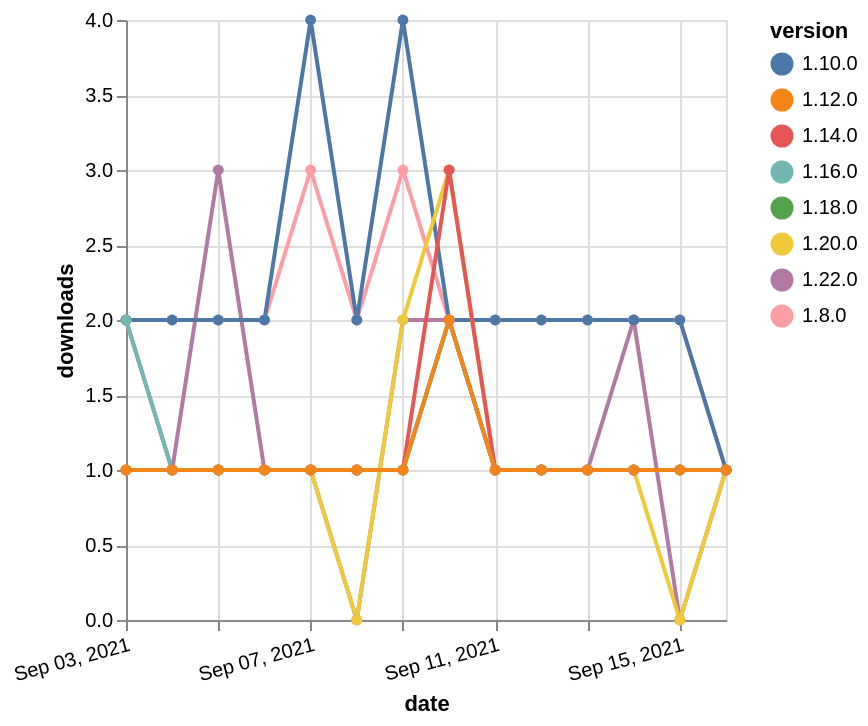

Here is the Vega-Lite specification saved for this chart:
### Vega-Lite specification from a JSON file in a GitHub repository (floating-point values rounded to 4 significant figures)
{"$schema": "https://vega.github.io/schema/vega-lite/v5.json", "description": "A simple bar chart with embedded data.", "data": {"values": [{"date": "2021-09-03", "total": 173, "delta": 1, "version": "1.18.0"}, {"date": "2021-09-04", "total": 174, "delta": 1, "version": "1.18.0"}, {"date": "2021-09-05", "total": 175, "delta": 1, "version": "1.18.0"}, {"date": "2021-09-06", "total": 176, "delta": 1, "version": "1.18.0"}, {"date": "2021-09-07", "total": 177, "delta": 1, "version": "1.18.0"}, {"date": "2021-09-08", "total": 178, "delta": 1, "version": "1.18.0"}, {"date": "2021-09-09", "total": 179, "delta": 1, "version": "1.18.0"}, {"date": "2021-09-10", "total": 181, "delta": 2, "version": "1.18.0"}, {"date": "2021-09-11", "total": 182, "delta": 1, "version": "1.18.0"}, {"date": "2021-09-12", "total": 183, "delta": 1, "version": "1.18.0"}, {"date": "2021-09-13", "total": 184, "delta": 1, "version": "1.18.0"}, {"date": "2021-09-14", "total": 185, "delta": 1, "version": "1.18.0"}, {"date": "2021-09-15", "total": 186, "delta": 1, "version": "1.18.0"}, {"date": "2021-09-16", "total": 187, "delta": 1, "version": "1.18.0"}, {"date": "2021-09-03", "total": 129, "delta": 2, "version": "1.22.0"}, {"date": "2021-09-04", "total": 130, "delta": 1, "version": "1.22.0"}, {"date": "2021-09-05", "total": 133, "delta": 3, "version": "1.22.0"}, {"date": "2021-09-06", "total": 134, "delta": 1, "version": "1.22.0"}, {"date": "2021-09-07", "total": 135, "delta": 1, "version": "1.22.0"}, {"date": "2021-09-08", "total": 135, "delta": 0, "version": "1.22.0"}, {"date": "2021-09-09", "total": 137, "delta": 2, "version": "1.22.0"}, {"date": "2021-09-10", "total": 139, "delta": 2, "version": "1.22.0"}, {"date": "2021-09-11", "total": 140, "delta": 1, "version": "1.22.0"}, {"date": "2021-09-12", "total": 141, "delta": 1, "version": "1.22.0"}, {"date": "2021-09-13", "total": 142, "delta": 1, "version": "1.22.0"}, {"date": "2021-09-14", "total": 144, "delta": 2, "version": "1.22.0"}, {"date": "2021-09-15", "total": 144, "delta": 0, "version": "1.22.0"}, {"date": "2021-09-16", "total": 145, "delta": 1, "version": "1.22.0"}, {"date": "2021-09-03", "total": 2317, "delta": 2, "version": "1.8.0"}, {"date": "2021-09-04", "total": 2319, "delta": 2, "version": "1.8.0"}, {"date": "2021-09-05", "total": 2321, "delta": 2, "version": "1.8.0"}, {"date": "2021-09-06", "total": 2323, "delta": 2, "version": "1.8.0"}, {"date": "2021-09-07", "total": 2326, "delta": 3, "version": "1.8.0"}, {"date": "2021-09-08", "total": 2328, "delta": 2, "version": "1.8.0"}, {"date": "2021-09-09", "total": 2331, "delta": 3, "version": "1.8.0"}, {"date": "2021-09-10", "total": 2333, "delta": 2, "version": "1.8.0"}, {"date": "2021-09-11", "total": 2335, "delta": 2, "version": "1.8.0"}, {"date": "2021-09-12", "total": 2337, "delta": 2, "version": "1.8.0"}, {"date": "2021-09-13", "total": 2339, "delta": 2, "version": "1.8.0"}, {"date": "2021-09-14", "total": 2341, "delta": 2, "version": "1.8.0"}, {"date": "2021-09-15", "total": 2343, "delta": 2, "version": "1.8.0"}, {"date": "2021-09-16", "total": 2344, "delta": 1, "version": "1.8.0"}, {"date": "2021-09-03", "total": 2457, "delta": 2, "version": "1.10.0"}, {"date": "2021-09-04", "total": 2459, "delta": 2, "version": "1.10.0"}, {"date": "2021-09-05", "total": 2461, "delta": 2, "version": "1.10.0"}, {"date": "2021-09-06", "total": 2463, "delta": 2, "version": "1.10.0"}, {"date": "2021-09-07", "total": 2467, "delta": 4, "version": "1.10.0"}, {"date": "2021-09-08", "total": 2469, "delta": 2, "version": "1.10.0"}, {"date": "2021-09-09", "total": 2473, "delta": 4, "version": "1.10.0"}, {"date": "2021-09-10", "total": 2475, "delta": 2, "version": "1.10.0"}, {"date": "2021-09-11", "total": 2477, "delta": 2, "version": "1.10.0"}, {"date": "2021-09-12", "total": 2479, "delta": 2, "version": "1.10.0"}, {"date": "2021-09-13", "total": 2481, "delta": 2, "version": "1.10.0"}, {"date": "2021-09-14", "total": 2483, "delta": 2, "version": "1.10.0"}, {"date": "2021-09-15", "total": 2485, "delta": 2, "version": "1.10.0"}, {"date": "2021-09-16", "total": 2486, "delta": 1, "version": "1.10.0"}, {"date": "2021-09-03", "total": 206, "delta": 1, "version": "1.20.0"}, {"date": "2021-09-04", "total": 207, "delta": 1, "version": "1.20.0"}, {"date": "2021-09-05", "total": 208, "delta": 1, "version": "1.20.0"}, {"date": "2021-09-06", "total": 209, "delta": 1, "version": "1.20.0"}, {"date": "2021-09-07", "total": 210, "delta": 1, "version": "1.20.0"}, {"date": "2021-09-08", "total": 210, "delta": 0, "version": "1.20.0"}, {"date": "2021-09-09", "total": 212, "delta": 2, "version": "1.20.0"}, {"date": "2021-09-10", "total": 215, "delta": 3, "version": "1.20.0"}, {"date": "2021-09-11", "total": 216, "delta": 1, "version": "1.20.0"}, {"date": "2021-09-12", "total": 217, "delta": 1, "version": "1.20.0"}, {"date": "2021-09-13", "total": 218, "delta": 1, "version": "1.20.0"}, {"date": "2021-09-14", "total": 219, "delta": 1, "version": "1.20.0"}, {"date": "2021-09-15", "total": 219, "delta": 0, "version": "1.20.0"}, {"date": "2021-09-16", "total": 220, "delta": 1, "version": "1.20.0"}, {"date": "2021-09-03", "total": 191, "delta": 2, "version": "1.16.0"}, {"date": "2021-09-04", "total": 192, "delta": 1, "version": "1.16.0"}, {"date": "2021-09-05", "total": 193, "delta": 1, "version": "1.16.0"}, {"date": "2021-09-06", "total": 194, "delta": 1, "version": "1.16.0"}, {"date": "2021-09-07", "total": 195, "delta": 1, "version": "1.16.0"}, {"date": "2021-09-08", "total": 196, "delta": 1, "version": "1.16.0"}, {"date": "2021-09-09", "total": 197, "delta": 1, "version": "1.16.0"}, {"date": "2021-09-10", "total": 199, "delta": 2, "version": "1.16.0"}, {"date": "2021-09-11", "total": 200, "delta": 1, "version": "1.16.0"}, {"date": "2021-09-12", "total": 201, "delta": 1, "version": "1.16.0"}, {"date": "2021-09-13", "total": 202, "delta": 1, "version": "1.16.0"}, {"date": "2021-09-14", "total": 203, "delta": 1, "version": "1.16.0"}, {"date": "2021-09-15", "total": 204, "delta": 1, "version": "1.16.0"}, {"date": "2021-09-16", "total": 205, "delta": 1, "version": "1.16.0"}, {"date": "2021-09-03", "total": 339, "delta": 1, "version": "1.14.0"}, {"date": "2021-09-04", "total": 340, "delta": 1, "version": "1.14.0"}, {"date": "2021-09-05", "total": 341, "delta": 1, "version": "1.14.0"}, {"date": "2021-09-06", "total": 342, "delta": 1, "version": "1.14.0"}, {"date": "2021-09-07", "total": 343, "delta": 1, "version": "1.14.0"}, {"date": "2021-09-08", "total": 344, "delta": 1, "version": "1.14.0"}, {"date": "2021-09-09", "total": 345, "delta": 1, "version": "1.14.0"}, {"date": "2021-09-10", "total": 348, "delta": 3, "version": "1.14.0"}, {"date": "2021-09-11", "total": 349, "delta": 1, "version": "1.14.0"}, {"date": "2021-09-12", "total": 350, "delta": 1, "version": "1.14.0"}, {"date": "2021-09-13", "total": 351, "delta": 1, "version": "1.14.0"}, {"date": "2021-09-14", "total": 352, "delta": 1, "version": "1.14.0"}, {"date": "2021-09-15", "total": 353, "delta": 1, "version": "1.14.0"}, {"date": "2021-09-16", "total": 354, "delta": 1, "version": "1.14.0"}, {"date": "2021-09-03", "total": 244, "delta": 1, "version": "1.12.0"}, {"date": "2021-09-04", "total": 245, "delta": 1, "version": "1.12.0"}, {"date": "2021-09-05", "total": 246, "delta": 1, "version": "1.12.0"}, {"date": "2021-09-06", "total": 247, "delta": 1, "version": "1.12.0"}, {"date": "2021-09-07", "total": 248, "delta": 1, "version": "1.12.0"}, {"date": "2021-09-08", "total": 249, "delta": 1, "version": "1.12.0"}, {"date": "2021-09-09", "total": 250, "delta": 1, "version": "1.12.0"}, {"date": "2021-09-10", "total": 252, "delta": 2, "version": "1.12.0"}, {"date": "2021-09-11", "total": 253, "delta": 1, "version": "1.12.0"}, {"date": "2021-09-12", "total": 254, "delta": 1, "version": "1.12.0"}, {"date": "2021-09-13", "total": 255, "delta": 1, "version": "1.12.0"}, {"date": "2021-09-14", "total": 256, "delta": 1, "version": "1.12.0"}, {"date": "2021-09-15", "total": 257, "delta": 1, "version": "1.12.0"}, {"date": "2021-09-16", "total": 258, "delta": 1, "version": "1.12.0"}]}, "width": "container", "mark": {"type": "line", "point": {"filled": true}}, "encoding": {"x": {"field": "date", "type": "temporal", "timeUnit": "yearmonthdate", "title": "date", "axis": {"labelAngle": -15}}, "y": {"field": "delta", "type": "quantitative", "title": "downloads"}, "color": {"field": "version", "type": "nominal"}, "tooltip": {"field": "delta"}}}
